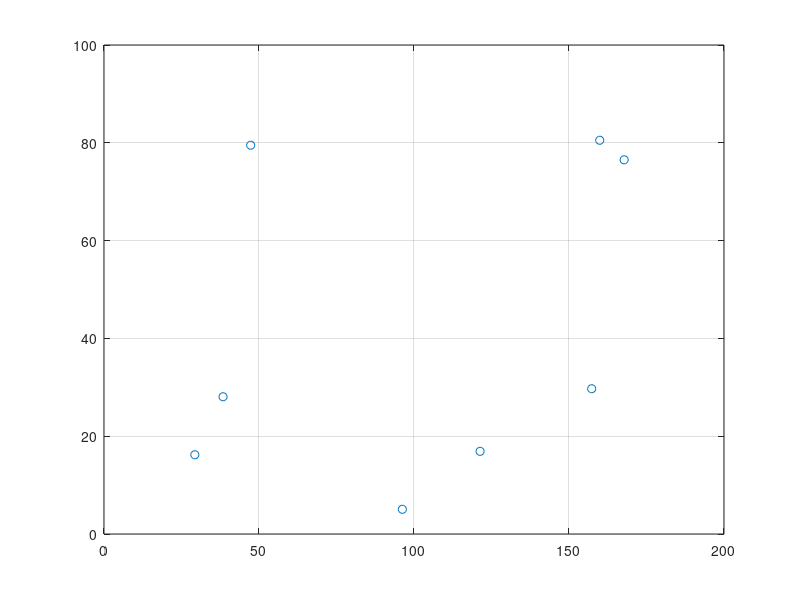
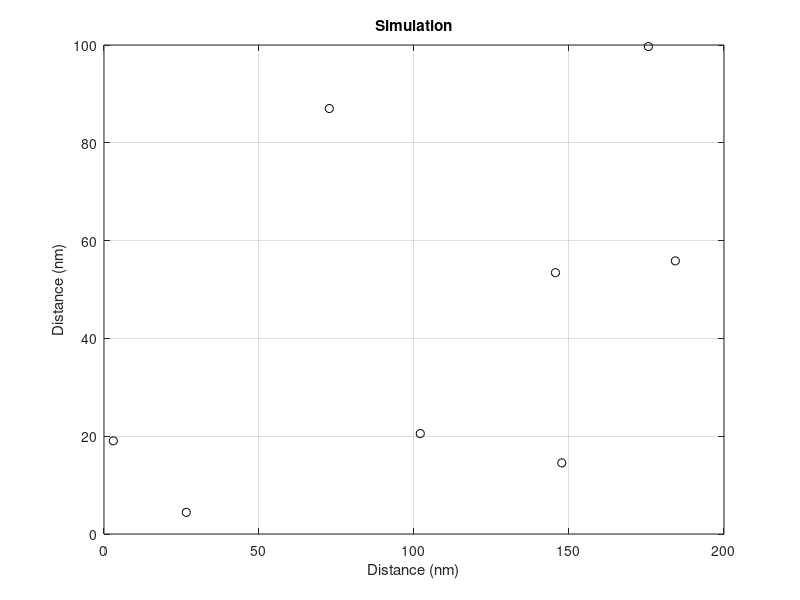
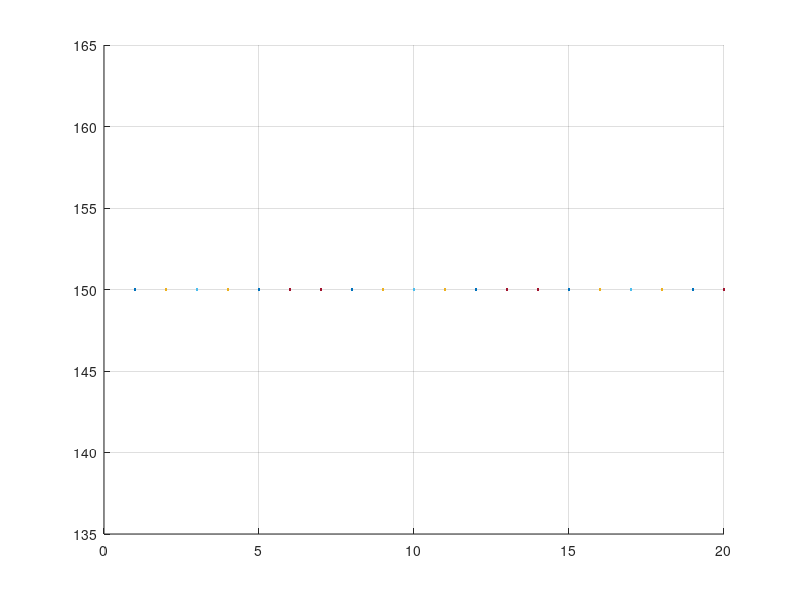

MATLAB code to generate these figures, in order:
clear
clc

m0 = 9.11e-31; % electron mass (kg)
me = 0.26*m0;
length = 200e-9; % size of box (m)
height = 100e-9; % size of box (m)
temperature = 300; % temperature in kelvin
k = 1.381e-23; % boltzmans constant 
thermal_velocity = sqrt((k*temperature)/me) % velocity in (m/s)

e_num = 8


initial_xposition = 200*rand(e_num,1)
initial_yposition = 100*rand(e_num,1)
theta = 2*pi*rand(e_num,1)
initial_xvelocity = thermal_velocity.*cos(theta).*ones(e_num,1)
initial_yvelocity = thermal_velocity.*sin(theta).*ones(e_num,1)

figure(1)
plot(initial_xposition, initial_yposition, 'o')
axis([0 200 0 100])
grid on

timestep = 1/100000;

new_xposition = initial_xposition;
new_yposition = initial_yposition;
new_xvelocity = initial_xvelocity;
new_yvelocity = initial_yvelocity;

temp = []

for time = 1:20
        
new_xposition = new_xposition + new_xvelocity*timestep;
new_yposition = new_yposition + new_yvelocity*timestep;

% Boundary Conditions being imposed 
overboundx = new_xposition > 200;
underboundx = new_xposition < 0;
overboundy = new_yposition > 100;
underboundy = new_yposition < 0;
new_xposition(overboundx) = new_xposition(overboundx) - 200;  
new_xposition(underboundx) = new_xposition(underboundx) + 200;
new_yvelocity(overboundy) = -new_yvelocity(overboundy);
new_yvelocity(underboundy) = -new_yvelocity(underboundy);

% Plotting the updating positions 
figure(2)
plot(new_xposition,new_yposition,'ko')
title('Simulation')
xlabel('Distance (nm)')
ylabel('Distance (nm)')
grid on
axis([0 200 0 100]) 
pause(0.1)


averageVel = (mean(new_xvelocity.^2)) + (mean(new_yvelocity.^2));
temp(time) = (averageVel*me)/(2*k);

figure(3) 
hold on
plot(time,temp)
grid on
% axis([0 time 0 200])



end
hold off

% Mean Free Path Calculation
Tmn = 0.2e-12; % Mean time between collisions 
MFP = averageVel*Tmn % Mean didtance travelled before collision occurs
